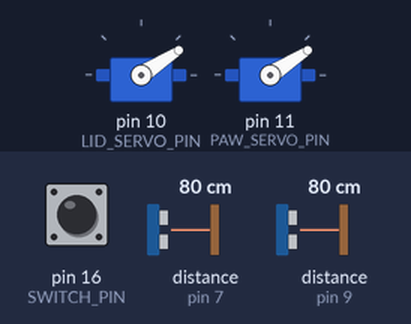
The sketch below on a simulated Arduino Uno, built with avr-gcc and run on an emulated ATmega328P. Shown: 2 × servo. Inputs (shaded band) come from the test bench; at power-on: pin 16 (SWITCH_PIN) HIGH, distance to the obstacle (sensors on pin 7, pin 9) 80 cm. The echo pulse lasts 58.3 µs per cm; random numbers use the default seed unless the sketch sets one; what the sketch prints to the serial monitor is not drawn.

Above: at 1.2 s.
1.3 s: pin 16 (SWITCH_PIN) pulled LOW for 0.15 s
At 2.12 s:
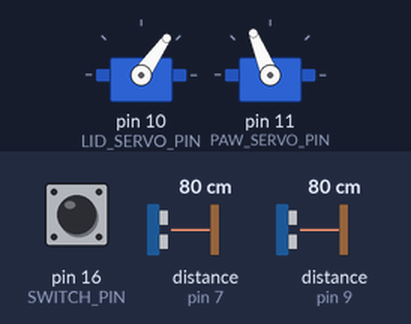
At 2.53 s:
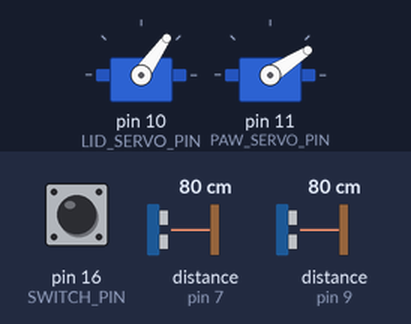
4.3 s: pin 16 (SWITCH_PIN) pulled LOW for 3.2 s
Timing chart, 0 to 9.9 s (numbered marks = the images above; inputs shaded):
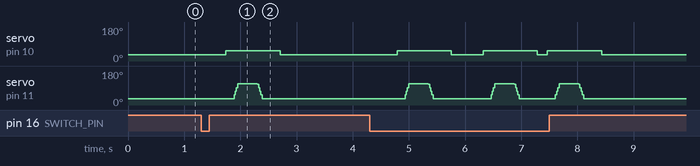

The sketch:

cat.ino
```cpp
#include <Servo.h>

// ---------------- Pins ----------------
const int LID_SERVO_PIN = 10;
const int PAW_SERVO_PIN = 11;

const int TRIG_PIN[2] = {6,8};
const int ECHO_PIN[2] = {7,9};

const int SWITCH_PIN = 16;
// ---------------- Settings ----------------
const int DIST_THRESHOLD_CM = 20;
int ANGRY_SLAM = 1;
// Angles (0..180) - adjust to your mechanism
const int LID_CLOSED = 33; //33
int LID_PREOPEN = 45;   // anticipation position
const int LID_OPEN = 55;      // full open

const int PAW_HIDDEN = 33;
int PAW_PEEK = 70;      // anticipation position
const int PAW_HIT = 112;       // full extend

// First 3 presses: delayed reaction
const int NUM_FAKE_OFF_PRESSES = 3;
const unsigned long FAKE_DELAY_MIN_MS = 300;
const unsigned long FAKE_DELAY_MAX_MS = 1500;

// Motion tuning
const int SERVO_STEP_DEG = 1;
const unsigned long SERVO_STEP_DELAY_MS = 1;

const unsigned long PAW_OUT_HOLD_MS = 350;
const unsigned long AFTER_OPEN_PAUSE_MS = 120;

Servo lidServo;
Servo pawServo;

// ---------------- State ----------------
int pressCount = 0;
bool preOpenActive = false;

// Track where we *think* the servos are (so smooth moves start correctly)
int lidPos = LID_CLOSED;
int pawPos = PAW_HIDDEN;

// ---------------- Helpers ----------------
bool detectPresenceCm(int thresholdCm, unsigned long sampleWindowMs) {
  unsigned long startTime = millis();

  while (millis() - startTime < sampleWindowMs)
  {
    for(int i=0;i<2;i++)
    {
      // Send trigger pulse
      digitalWrite(TRIG_PIN[i], LOW);
      delayMicroseconds(2);
      digitalWrite(TRIG_PIN[i], HIGH);
      delayMicroseconds(10);
      digitalWrite(TRIG_PIN[i], LOW);

      // Listen for echo (short timeout = less noise)
      unsigned long duration = pulseIn(ECHO_PIN[i], HIGH, 12000UL);
      // 12000 µs ≈ 200 cm max range

      // Reject invalid readings
      if (duration > 0) {
        int distanceCm = duration / 58;

        if (distanceCm > 0 && distanceCm <= thresholdCm) {
          return true;  // Valid detection inside threshold
        }
      }
      delay(20);
    }
    delay(3); // small pause between pings

  }

  return false; // Nothing detected in time window
}


void moveServoSmooth(Servo &s, int &currentPos, int targetPos) {
  targetPos = constrain(targetPos, 0, 180);

  if (currentPos < targetPos) {
    for (int p = currentPos; p <= targetPos; p += SERVO_STEP_DEG) {
      s.write(p);
      currentPos = p;
      delay(SERVO_STEP_DELAY_MS);
    }
  } else if (currentPos > targetPos) {
    for (int p = currentPos; p >= targetPos; p -= SERVO_STEP_DEG) {
      s.write(p);
      currentPos = p;
      delay(SERVO_STEP_DELAY_MS);
    }
  }
}

void angrySlam(Servo& s, int amount){
  for(int i=0;i<amount;i++){
    s.write(LID_OPEN);
    delay(200);
    s.write(LID_CLOSED-1);
    delay(200);
  }
}

void setPreOpen(bool enable) {
  if (enable && !preOpenActive) {
    // Anticipation: lid cracks open and paw peeks
    moveServoSmooth(lidServo, lidPos, LID_PREOPEN);
    moveServoSmooth(pawServo, pawPos, PAW_PEEK);
    preOpenActive = true;
  }
  else if (!enable && preOpenActive) {
    // Return to closed only if we're not in the middle of action
    moveServoSmooth(pawServo, pawPos, PAW_HIDDEN);
    delay(300);
    moveServoSmooth(lidServo, lidPos, LID_CLOSED);
    preOpenActive = false;
  }
}

void doCatAction() {
  // Full sequence: open -> paw hit -> retract -> close
  moveServoSmooth(lidServo, lidPos, LID_OPEN);
  delay(AFTER_OPEN_PAUSE_MS);

  moveServoSmooth(pawServo, pawPos, PAW_HIT);
  delay(PAW_OUT_HOLD_MS);

  moveServoSmooth(pawServo, pawPos, PAW_HIDDEN);
  delay(300);
  moveServoSmooth(lidServo, lidPos, LID_CLOSED);

  preOpenActive = false; // action ends closed
}

bool keyPressed() {
  if (Serial.available() > 0) {
    char c = (char)Serial.read();
    // ignore newline/carriage return if your terminal sends them
    if (c == '\n' || c == '\r') return false;
    return true;
  }
  return false;
}

bool switchTurnedOn() {
  static unsigned long lastChange = 0;
  static bool stableState = HIGH;

  bool reading = digitalRead(SWITCH_PIN);

  if (reading != stableState) {
    lastChange = millis();
    stableState = reading;
  }

  if (millis() - lastChange > 50) {
    return stableState == LOW;
  }

  return false;
}


// ---------------- Setup / Loop ----------------
void setup() {
  Serial.begin(115200);

  for (int i = 0; i < 2; i++) {
  pinMode(TRIG_PIN[i], OUTPUT);
  pinMode(ECHO_PIN[i], INPUT);
}
  lidServo.attach(LID_SERVO_PIN);
  pawServo.attach(PAW_SERVO_PIN);

  pinMode(SWITCH_PIN, INPUT_PULLUP);
  // Start positions
  lidServo.write(LID_CLOSED);
  pawServo.write(PAW_HIDDEN);
  lidPos = LID_CLOSED;
  pawPos = PAW_HIDDEN;

  randomSeed(analogRead(A0)); // for fake delay randomness (leave A0 floating or use a noise source)

  Serial.println("Cat-in-a-box ready.");
  Serial.println("Press any key in Serial Monitor/terminal to trigger.");
}
int ok=0;
int detection=0;
void loop() {
  // After the first 3 presses, use ultrasonic to "anticipate"
  if (pressCount>=7 && PAW_PEEK==70){
    PAW_PEEK=100;
  }
  if (pressCount >= NUM_FAKE_OFF_PRESSES && ok==0) {
    if(pressCount%3!=0 || pressCount==NUM_FAKE_OFF_PRESSES){
      if (detectPresenceCm(DIST_THRESHOLD_CM, 40)) {
        setPreOpen(true);
        detection=0;
      } else {
        detection++;
        if(detection>=5){
          setPreOpen(false);
          detection=0;
        }
      }
    }
    else if(ok==0){
        ok=1;
        setPreOpen(false);
        ANGRY_SLAM++;

    }
  }

  // Keyboard (serial) press triggers action
  //if (keyPressed()) {
    //pressCount++;
  //Switch logic
  if(switchTurnedOn())
  {
    pressCount++;
    // First 3 presses: delayed reaction
    if (pressCount <= NUM_FAKE_OFF_PRESSES) {
      unsigned long fakeDelay = random(FAKE_DELAY_MIN_MS, FAKE_DELAY_MAX_MS + 1);
      delay(fakeDelay);
    }
    if(ok==1){
      angrySlam(lidServo,ANGRY_SLAM);
      unsigned long fakeDelay = random(FAKE_DELAY_MIN_MS, FAKE_DELAY_MAX_MS + 1);
      delay(fakeDelay);
      ok=0;
    }
    // If we were pre-open, we keep that as the starting position and go to full action.
    doCatAction();
  }

  delay(100); // small loop delay to reduce sensor spam
}
```

Measured:
- after the input at 1.3 s, servo on pin 10 (LID_SERVO_PIN): 33° → 55° after 0.42 s, → 33° 0.97 s later; servo on pin 11 (PAW_SERVO_PIN): rises from 33° to 112° in 0.08 s, then falls to 33° in 0.44 s
